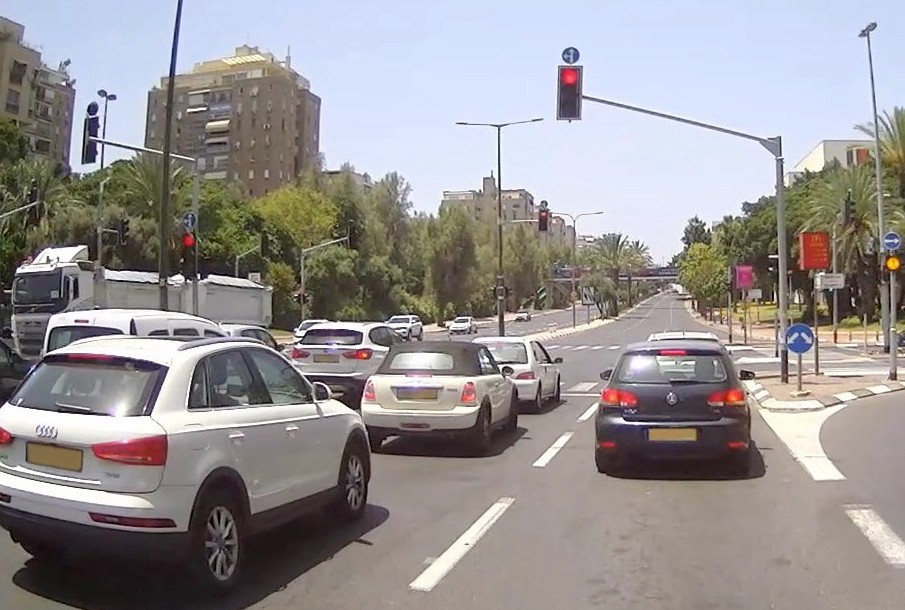
#> input picture 5. Object Detection using YOLOv3/img1.jpeg, 905 x 610 px
$ jupyter execute --allow-errors 'object detection.ipynb'
#> lines starting #> are read from the running program, lines starting #| are printed output that depends on the picture
# Real time Object Detection using YOLOv3

[cell 1]
# importing required libraries
import cv2
import numpy as np
import matplotlib.pyplot as plt

# 1. Object Detection (image as an input)
## Loading our image

[cell 2]
# function for displaying image
def imgShow(image):
    cv2.imshow("Image", image)
    cv2.waitKey(0)
    cv2.destroyAllWindows()

[cell 3]
image =  cv2.imread('img1.jpeg')
#> image is the input picture: shape (610, 905, 3); mean B, G, R 147.8, 146.9, 151.1
imgShow(image)

[cell 4]
# checking image shape
image.shape
#> Out = (610, 905, 3)

## Reading class names from coco.names

[cell 5]
class_file = 'coco.names'
class_names = []

# Loading names of classes
with open(class_file, 'rt') as file:
#> (reads 5. Object Detection using YOLOv3/coco.names from the repository)
    class_names = file.read().rstrip('\n').split('\n')

print(class_names)
print("\n Total classes are : ", len(class_names))

[cell 6]
# Loading config file
configuration = 'yolov3.cfg'

# Loading weights file
weights = 'yolov3.weights'

# cv2.dnn.readNetFromDarknet() method is used for loading saved weights into the network.
#> (the rest of this cell did not finish here and is left out)

## Let's take a look at all the layers in YOLO architecture

#> (a cell that did not finish here is left out)

#> (a cell that did not finish here is left out)

## Construct a blob from the image

Blob image contains regions of image that differs in properties like brightness, contrast or color.

**blob = cv2.dnn.blobFromImage(image, scalefactor, size, swapRB, crop)**
1. image : Input image we want to preprocess before passing it through our YOLO network.
2. scalefactor : We can optionally scale our images by some factor.
3. size : Here we supply the spatial size that the Convolutional Neural Network expects.
4. swapRB : OpenCV assumes images are in BGR channel order; however, the `mean` value assumes we are using RGB order.
   To resolve this discrepancy we can swap the R and B channels in image  by setting this value to `True`. By default
   OpenCV  performs this channel swapping for us.
5. crop : Indicates whether image will be cropped after resize or not

**Blob it’s used to extract feature from the image and to resize them. YOLO accepts three sizes:**

* 320×320 it’s small so less accuracy but better speed
* 609×609 it’s bigger so high accuracy and slow speed
* 416×416 it’s in the middle and you get a bit of both.

[cell 9]
blob = cv2.dnn.blobFromImage(image, 0.00392, (416, 416), swapRB = True, crop = False)

[cell 10]
blob

[cell 11]
# trying to display bolb images. We can see slight change in every image as these images are of 3 color channels.
axes = []
fig = plt.figure(figsize = (20,5))
rows = 1
cols = 3

for i in range(rows * cols):
    axes.append(fig.add_subplot(rows, cols, i+1))
    plt.imshow(blob[0][i], cmap='gray')
    plt.axis('off')
    plt.tight_layout()
#> after the loop, axes = 3 items
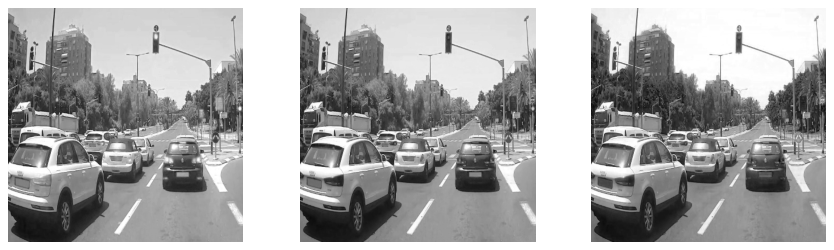
#> figure drawn by matplotlib, 3 panels

## Giving input (blob) to our model

#> (a cell that did not finish here is left out)

#> (a cell that did not finish here is left out)

#> (a cell that did not finish here is left out)

* 'Output' is an array that conains all the informations about objects detected, their position
and the confidence about the detection.
* At this point the detection is done, and we only need to show the result on the screen.
* We'll loop through the output array, we'll calculate the confidence and we'll choose confidence threshold.

### Alloting different colors for different classes

[cell 15]
colors = np.random.uniform(0,255,size=(len(class_names),3))

[cell 16]
# getting height, width and color channels of our image.
height,width,channel = image.shape
#> height = 610; width = 905; channel = 3

[cell 17]
class_ids = []
confidences = []
boxes = []

#> (the rest of this cell did not finish here and is left out)

When we perform the detection, it happens that we have more boxes for the same object, so we should use another function to remove this **“noise”**.
It’s called **Non maximum suppresion.**

[cell 18]
indexes = cv2.dnn.NMSBoxes(boxes,confidences,0.5,0.4)

[cell 19]
#fontScale = (width * height) / (1000 * 1000)

for i in range(len(boxes)):
    if i in indexes:
        x,y,w,h = boxes[i]
        label = str(class_names[class_ids[i]])
        color = colors[class_ids[i]]

        # Use this for printing co-ordinates of detected objects.
        # print(x,y,w,h)

        cv2.rectangle(image, (x,y), (x+w,y+h), color, 2)
        cv2.putText(image, label, (x,y-20), cv2.FONT_HERSHEY_PLAIN, 1, color, 2)
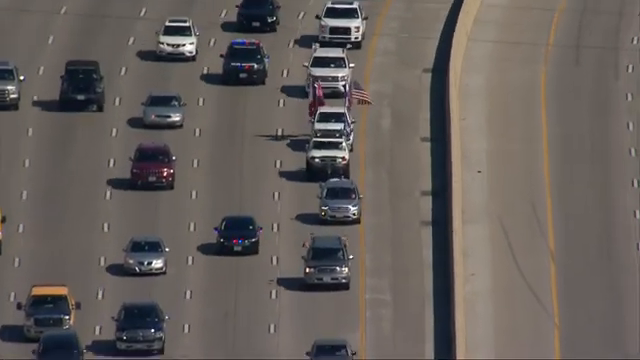
#> input picture frame 171 of 5. Object Detection using YOLOv3/video.mp4, 640 x 360 px
#> further down, frame is the input picture: shape (360, 640, 3); mean B, G, R 91.2, 95.2, 101.9

cv2.imshow('image',image)
cv2.waitKey(0)
cv2.destroyAllWindows()

# 2. Object Detection (Video file as an input)

[cell 20]
# Defining a function for object detection.
def object_detection(frame):

    blob = cv2.dnn.blobFromImage(frame, 0.00392, (416, 416), swapRB = True, crop = False)

    net.setInput(blob)

    output = net.forward(output_layer)

    class_ids = []
    confidences = []
    boxes = []

    for out in output:
        for detection in out:
            scores = detection[5:]
            class_id = np.argmax(scores)
            confidence = scores[class_id]
            #print(confidence)

            if confidence > 0.5:
                center_x = int(detection[0] * width)
                center_y = int(detection[1] * height)

                w = int(detection[2] * width)
                h = int(detection[3] * height)

                ## Rectangle coordinates
                x = int(center_x - w/2)
                y = int(center_y - h/2)

                boxes.append([x,y,w,h])
                confidences.append(float(confidence))
                class_ids.append(class_id)

    indexes = cv2.dnn.NMSBoxes(boxes,confidences,0.5,0.4)

    #fontScale = (width * height) / (1000 * 1000)

    for i in range(len(boxes)):
        if i in indexes:
            x,y,w,h = boxes[i]
            label = str(class_names[class_ids[i]])
            color = colors[class_ids[i]]
            #print(x,y,w,h)

            cv2.rectangle(frame,(x,y),(x+w,y+h),color,2)
            cv2.putText(frame,label,(x,y-20),cv2.FONT_HERSHEY_PLAIN, 1,color, 2)

    cv2.imshow('image',frame)

[cell 21]
cap = cv2.VideoCapture('video.mp4')

#> (the rest of this cell did not finish here and is left out)
